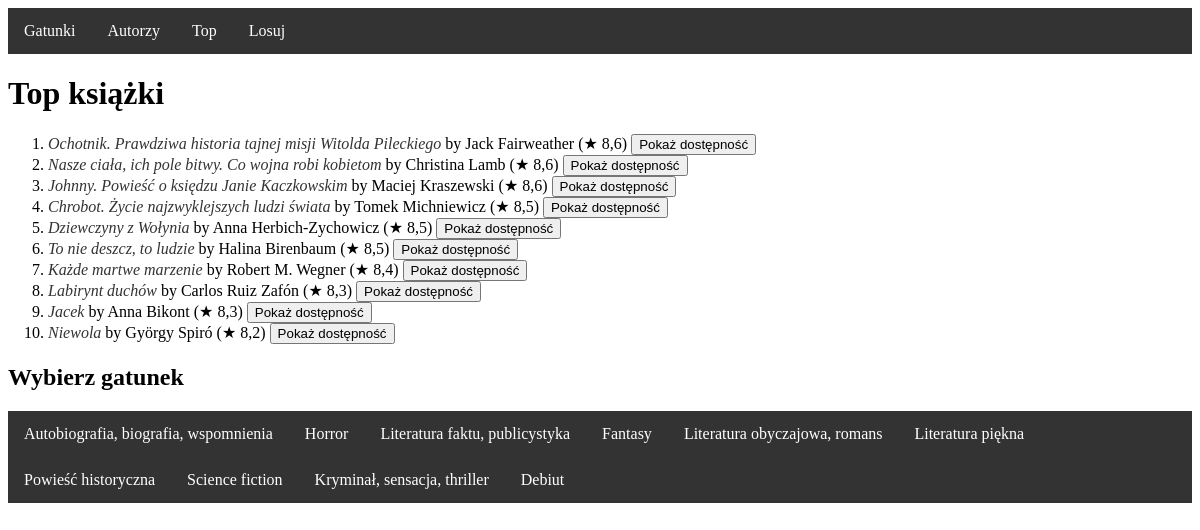
The app's page /genres/top/, older data.
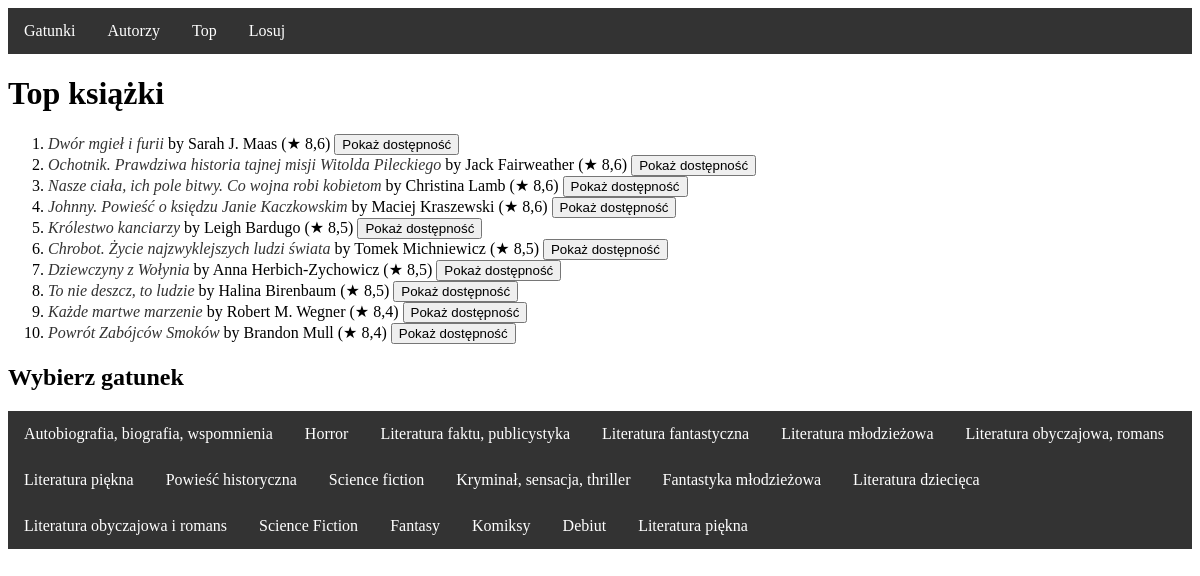
The same page, newer data.
### book_manager/models.py (models this page shows, shortened)
class Book(models.Model):
    year = models.CharField(max_length=4)
    genre = models.TextField()
    book_url = models.URLField()
    title = models.TextField()
    author = models.TextField()
    tags = models.TextField()
    description = models.TextField()
    rating = models.CharField(max_length=4)
    ratings_nb = models.CharField(max_length=10)
    availability = models.BooleanField(default=True)
    similar_books = models.CharField(max_length=255, default='')
    library_book_id = models.TextField()

### book_manager/views.py (the view)
# urls.py: path('top/', top_books, name='top_books'),
def top_books(request):
    genres = Book.objects.values_list('genre', flat=True).distinct()
    books = Book.objects.filter(availability=1).order_by('-rating')[:10]
    books_per_genres = {}
    for genre in genres:
        books_in_genre = Book.objects.filter(genre=genre, availability=1).order_by('-rating')[:15]
        books_per_genres[genre] = books_in_genre
    return render(request, 'book_manager/top_books.html', {'books': books, 'genres': genres, 'books_per_genres': books_per_genres})

### book_manager/templates/book_manager/top_books.html (shortened to what this page needs)
<!DOCTYPE html>
<html>
<head>
</head>
<body>
    <div class="menu-bar">
        <a href="/genres/">Gatunki</a>
        <a href="/genres/authors/">Autorzy</a>
        <a href="/genres/top/">Top</a>
        <a href="/genres/random/">Losuj</a>
    </div>
    <h1>Top książki</h1>
    <ul class="book-details">
        {% for book in books %}
            <li>
                <a href="javascript:void(0);" onclick="showDescription('description-{{ forloop.counter }}')" class="book-title">
                    <em>{{ book.title }}</em>
                </a> by {{ book.author }} (&#9733; {{ book.rating }})
                    <button onclick="checkBookAvailability({{ book.id }}, {{ forloop.counter }})">Pokaż dostępność</button>
            </li>
        {% endfor %}
    </ul>
    <h2>Wybierz gatunek</h2>
    <div class="genres-bar">
        {% for genre in genres %}
            <a href="javascript:filterBooksByGenre('{{ genre|escapejs }}')">{{ genre }}</a>
        {% endfor %}
    </div>
</body>
</html>

### book_manager/templates/book_manager/top_books.html (style rules this page uses)
.menu-bar, .genres-bar { background-color: #333; overflow: hidden; }
.menu-bar a, .genres-bar a { float: left; display: block; color: white; text-align: center; padding: 14px 16px; text-decoration: none; }
.book-details, .top-books { margin-bottom: 20px; list-style-type: decimal; }
.book-title, .top-books a { color: #333; cursor: pointer; text-decoration: none; }

Row changes from the older to the newer data that the page shows:
no longer on this page (row edited): Book: title "Labirynt duchów", author "Carlos Ruiz Zafón", rating "8,3"
no longer on this page (row edited): Book: title "Jacek", author "Anna Bikont", rating "8,3"
no longer on this page (row edited): Book: title "Niewola", author "György Spiró", rating "8,2"
now on this page (row edited): Book: title "Dwór mgieł i furii", author "Sarah J. Maas", rating "8,6"
now on this page (row edited): Book: title "Królestwo kanciarzy", author "Leigh Bardugo", rating "8,5"
added Book: title "Powrót Zabójców Smoków", author "Brandon Mull", rating "8,4"
Text that changed along with them:
new list line: "Literatura fantastyczna"
new list line: "Literatura młodzieżowa"
new list line: "Fantastyka młodzieżowa"
new list line: "Literatura dziecięca"
new list line: "Literatura obyczajowa i romans"
new list line: "Science Fiction"
new list line: "Komiksy"
new list line: "Literatura piękna"
